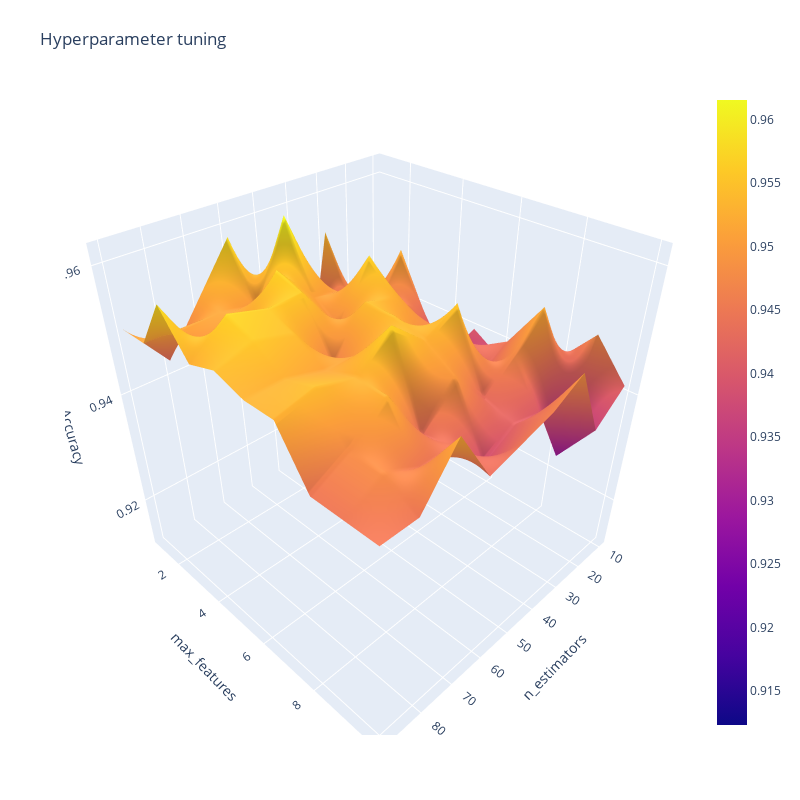

The code cell stored with this chart in its notebook:
### Code cell
# 3D contour plot of accuracy

fig = go.Figure(data= [go.Surface(z=z, y=y, x=x)], layout=layout )
fig.update_layout(title='Hyperparameter tuning',
                  scene = dict(
                    xaxis_title='n_estimators',
                    yaxis_title='max_features',
                    zaxis_title='Accuracy'),
                  autosize=False,
                  width=800, height=800,
                  margin=dict(l=65, r=50, b=65, t=90))
fig.show()

### Figure 1 — Plotly figure (JSON) as saved in the notebook; plotly's stock layout.template omitted (floating-point values rounded to 4 significant figures)
{"data": [{"type": "surface", "x": [10, 20, 30, 40, 50, 60, 70, 80, 90], "y": [1, 2, 3, 4, 5, 6, 7, 8, 9, 10], "z": [[0.9123, 0.9292, 0.9538, 0.9231, 0.94, 0.9585, 0.9508, 0.9431, 0.9508], [0.9308, 0.9415, 0.9446, 0.9477, 0.9615, 0.9492, 0.9508, 0.9508, 0.9508], [0.9262, 0.9523, 0.9431, 0.9492, 0.9508, 0.9569, 0.9508, 0.9477, 0.9585], [0.9323, 0.9431, 0.9477, 0.9569, 0.9477, 0.9554, 0.9554, 0.9569, 0.9523], [0.94, 0.9323, 0.9462, 0.9523, 0.9538, 0.9462, 0.9538, 0.9554, 0.9538], [0.9369, 0.9415, 0.9462, 0.9477, 0.9538, 0.9508, 0.9508, 0.9523, 0.9523], [0.9385, 0.9446, 0.9415, 0.9554, 0.9523, 0.9569, 0.9523, 0.9538, 0.9523], [0.9415, 0.9523, 0.9477, 0.9431, 0.9492, 0.9431, 0.9523, 0.9477, 0.9446], [0.9477, 0.9292, 0.94, 0.9415, 0.9385, 0.9446, 0.9446, 0.9477, 0.9446], [0.9415, 0.9369, 0.9492, 0.9462, 0.9446, 0.9431, 0.9523, 0.9446, 0.9446]]}], "layout": {"autosize": false, "height": 800, "margin": {"b": 65, "l": 65, "r": 50, "t": 90}, "scene": {"xaxis": {"title": {"text": "n_estimators"}}, "yaxis": {"title": {"text": "max_features"}}, "zaxis": {"title": {"text": "Accuracy"}}}, "title": {"text": "Hyperparameter tuning"}, "width": 800, "xaxis": {"title": {"text": "n_estimators"}}, "yaxis": {"title": {"text": "max_features"}}}}
